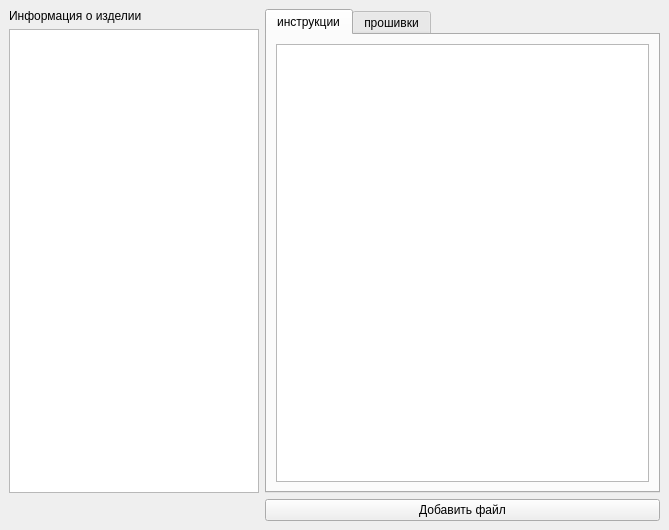
<?xml version="1.0" encoding="UTF-8"?>
<ui version="4.0">
 <class>ViewController</class>
 <widget class="QMainWindow" name="ViewController">
  <property name="geometry">
   <rect>
    <x>0</x>
    <y>0</y>
    <width>669</width>
    <height>530</height>
   </rect>
  </property>
  <property name="windowTitle">
   <string>ViewController</string>
  </property>
  <widget class="QWidget" name="centralwidget">
   <layout class="QGridLayout" name="gridLayout">
    <item row="0" column="1" rowspan="2">
     <widget class="QTabWidget" name="fileTabWidget">
      <property name="currentIndex">
       <number>0</number>
      </property>
      <widget class="QWidget" name="instructionsTab">
       <attribute name="title">
        <string>инструкции</string>
       </attribute>
       <layout class="QGridLayout" name="gridLayout_3">
        <item row="0" column="0">
         <widget class="QListView" name="instructionsListView"/>
        </item>
       </layout>
      </widget>
      <widget class="QWidget" name="firmwareTab">
       <attribute name="title">
        <string>прошивки</string>
       </attribute>
       <layout class="QGridLayout" name="gridLayout_2">
        <item row="0" column="0">
         <widget class="QListView" name="firmwareListView"/>
        </item>
       </layout>
      </widget>
     </widget>
    </item>
    <item row="0" column="0">
     <widget class="QLabel" name="itemLabel">
      <property name="maximumSize">
       <size>
        <width>250</width>
        <height>16777215</height>
       </size>
      </property>
      <property name="text">
       <string>Информация о изделии</string>
      </property>
     </widget>
    </item>
    <item row="1" column="0">
     <widget class="QListView" name="itemListView">
      <property name="maximumSize">
       <size>
        <width>250</width>
        <height>16777215</height>
       </size>
      </property>
     </widget>
    </item>
    <item row="2" column="1">
     <widget class="QPushButton" name="fileButton">
      <property name="text">
       <string>Добавить файл</string>
      </property>
     </widget>
    </item>
   </layout>
  </widget>
 </widget>
 <resources/>
 <connections/>
</ui>
